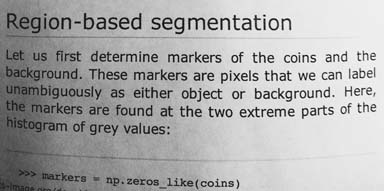
#> input picture lecture4/data/page.png, 384 x 191 px
$ python page69_image_thresholding.py
#> lines starting #> are read from the running program, lines starting #| are printed output that depends on the picture; after the words box and inside, x2 and y2 are one past the last pixel; in counts of white or black regions, pixels touching at a corner belong together
### lecture4/common.py
from __future__ import annotations

import argparse
from pathlib import Path

import cv2
import numpy as np


ROOT_DIR = Path(__file__).resolve().parent
DATA_DIR = ROOT_DIR / "data"
OUTPUT_DIR = ROOT_DIR / "output"


def parse_show_flag(description: str) -> bool:
    parser = argparse.ArgumentParser(description=description)
    parser.add_argument(
        "--show",
        action="store_true",
        help="Open the generated Matplotlib window after saving the output.",
    )
    return parser.parse_args().show


# [6 lines left out: function load_color_image, not called in this run]


def load_gray_image(name: str) -> np.ndarray:
#> called with name = 'page.png'
    image_path = DATA_DIR / name
    image = cv2.imread(str(image_path), cv2.IMREAD_GRAYSCALE)
#> image is the input picture: shape (191, 384); min 0, max 255, mean 171.5
    if image is None:
        raise FileNotFoundError(f"Could not read image: {image_path}")
    return image


# [4 lines left out: function plot_bgr, not called in this run]


def plot_gray(ax, image: np.ndarray, title: str) -> None:
    ax.imshow(to_uint8(image), cmap="gray", vmin=0, vmax=255)
    ax.set_title(title)
    ax.axis("off")


def finalize_figure(fig, filename: str, show: bool = False) -> Path:
    import matplotlib.pyplot as plt

    OUTPUT_DIR.mkdir(parents=True, exist_ok=True)
    out_path = OUTPUT_DIR / filename
    fig.tight_layout()
    fig.savefig(out_path, dpi=160, bbox_inches="tight")
    print(f"Saved figure: {out_path}")

    if show:
        plt.show()
    else:
        plt.close(fig)

    return out_path


# [10 lines left out: function normalize_channel, not called in this run]


def to_uint8(image: np.ndarray) -> np.ndarray:
    if image.dtype == np.uint8:
        return image

    image_float = image.astype(np.float32)
    if float(image_float.max()) <= 1.0 and float(image_float.min()) >= 0.0:
        scaled = image_float * 255.0
        return np.clip(scaled, 0, 255).astype(np.uint8)

    return normalize_channel(image_float)


# [7 lines left out: function save_image, not called in this run]

### lecture4/page69_image_thresholding.py
from __future__ import annotations

import cv2
import matplotlib.pyplot as plt

from common import finalize_figure, load_gray_image, parse_show_flag, plot_gray


def main(show: bool = False) -> None:
    image = load_gray_image("page.png")

    threshold_used, mask = cv2.threshold(image, 200, 255, cv2.THRESH_BINARY)
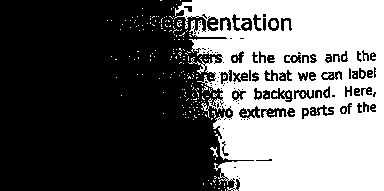
#> mask: shape (191, 384); 40.9% white; 225 white regions (222 under 20 px), largest, box (x1, y1, x2, y2) and area: (174, 0, 384, 191) 29239, (271, 20, 277, 28) 39, (210, 147, 218, 157) 33
    print(f"Threshold used: {threshold_used}")

    adaptive_mask = cv2.adaptiveThreshold(
        image,
        255,
        cv2.ADAPTIVE_THRESH_MEAN_C,
        cv2.THRESH_BINARY_INV,
        11,
        10,
    )
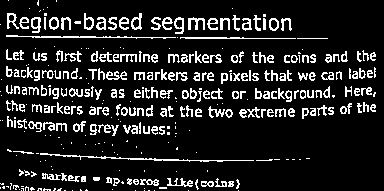
#> adaptive_mask: shape (191, 384); 13.6% white in thin lines or dots

    fig, axes = plt.subplots(1, 3, figsize=(12, 4))
    plot_gray(axes[0], image, "Original")
    plot_gray(axes[1], mask, "Binary threshold")
    plot_gray(axes[2], adaptive_mask, "Adaptive threshold")

    finalize_figure(fig, "page69_image_thresholding.png", show)
#> in finalize_figure, `fig.savefig(out_path, dpi=160, bbox_inches="tight")`:
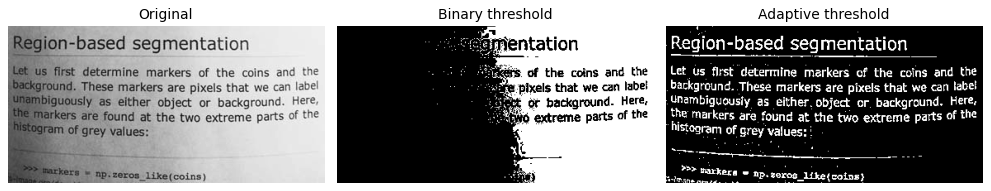
#> figure drawn by matplotlib, 3 panels


if __name__ == "__main__":
    main(parse_show_flag("Page 69 - Image thresholding"))

$ run again, with lecture4/data/astronaut.png copied over lecture4/data/page.png
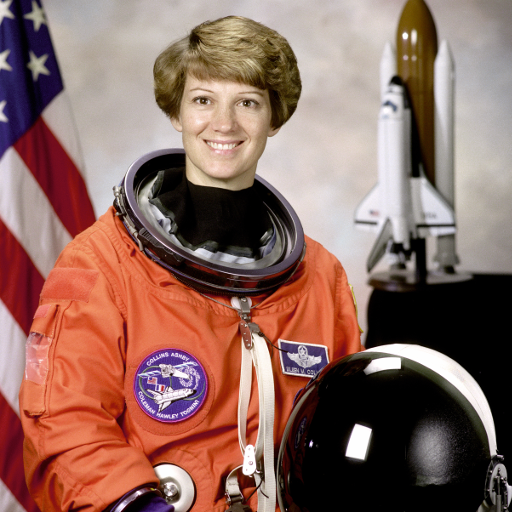
#> input picture lecture4/data/astronaut.png, 512 x 512 px
#> in main, `threshold_used, mask = cv2.threshold(image, 200, 255, cv2.THRESH_BINARY)`:
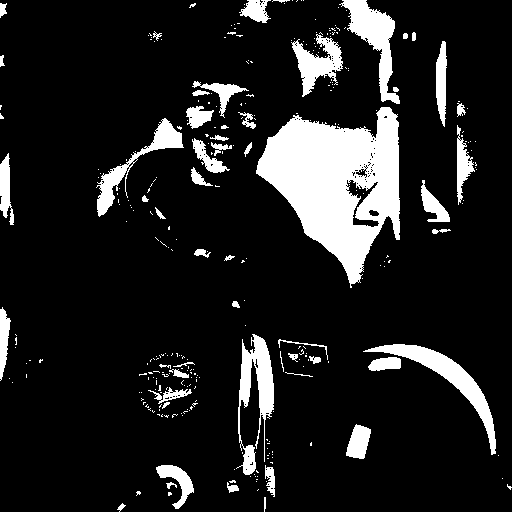
#> mask: shape (512, 512); 12.8% white; 309 white regions (255 under 20 px), largest, box (x1, y1, x2, y2) and area: (256, 107, 400, 288) 14394, (363, 344, 496, 455) 2394, (236, 334, 274, 475) 2268
#> adaptive_mask: shape (512, 512); 17.8% white; 826 white regions (656 under 20 px), largest, box (x1, y1, x2, y2) and area: (118, 131, 307, 307) 3092, (153, 15, 302, 131) 3046, (349, 278, 512, 489) 2968
#> in finalize_figure, `fig.savefig(out_path, dpi=160, bbox_inches="tight")`:
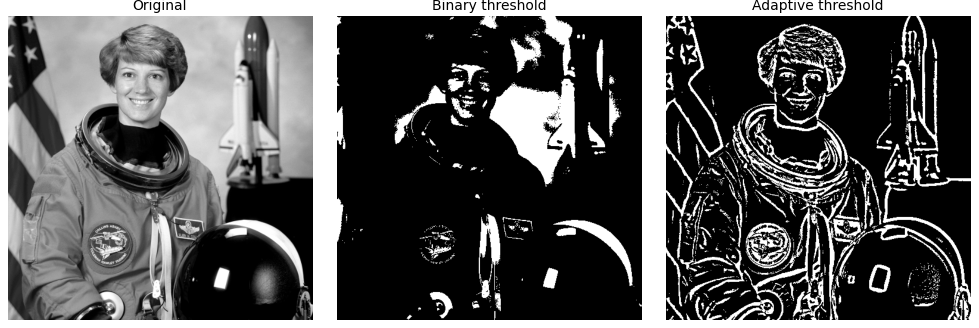
#> figure drawn by matplotlib, 3 panels
